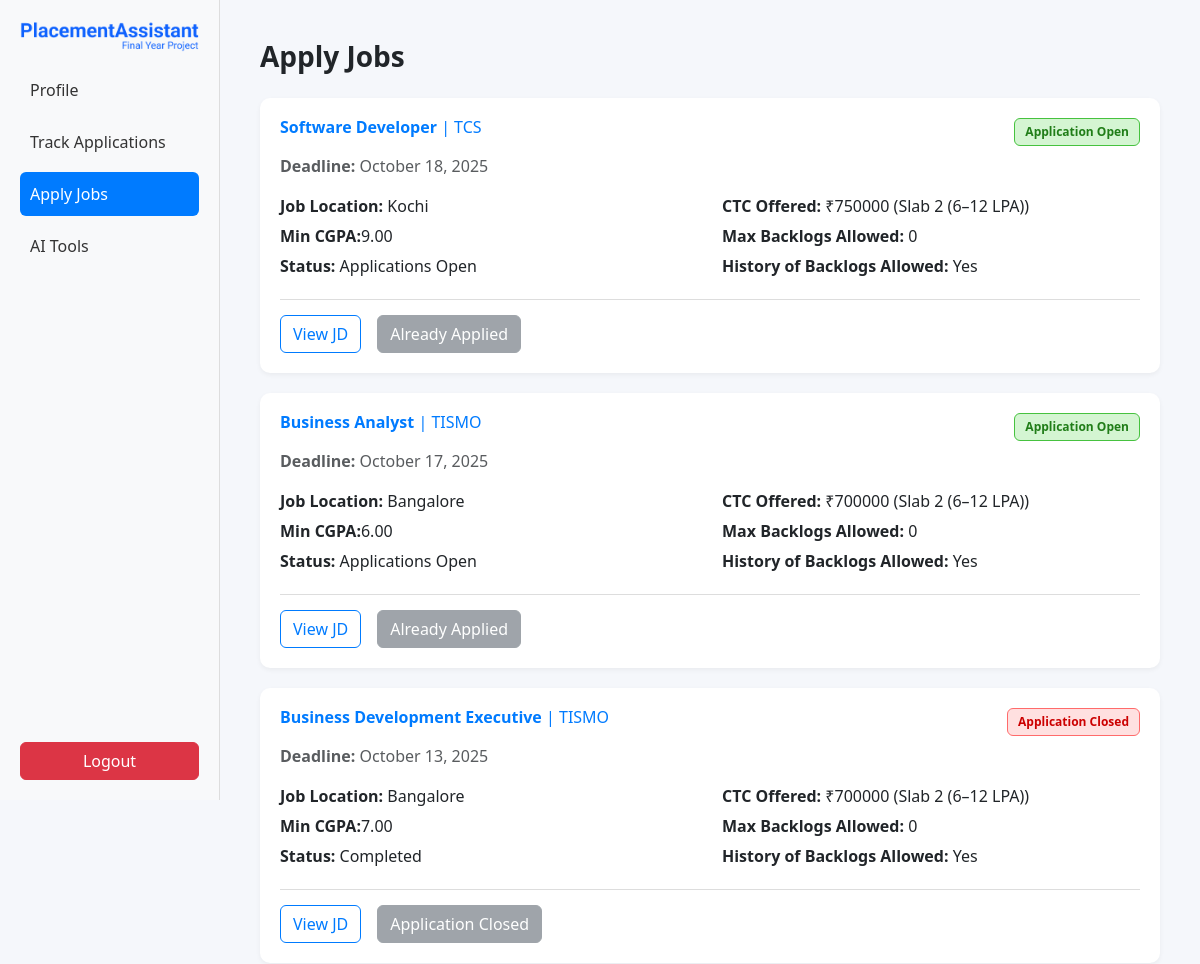
Page /jobs/jobs/ (signed in, upper part) on the earlier database version.
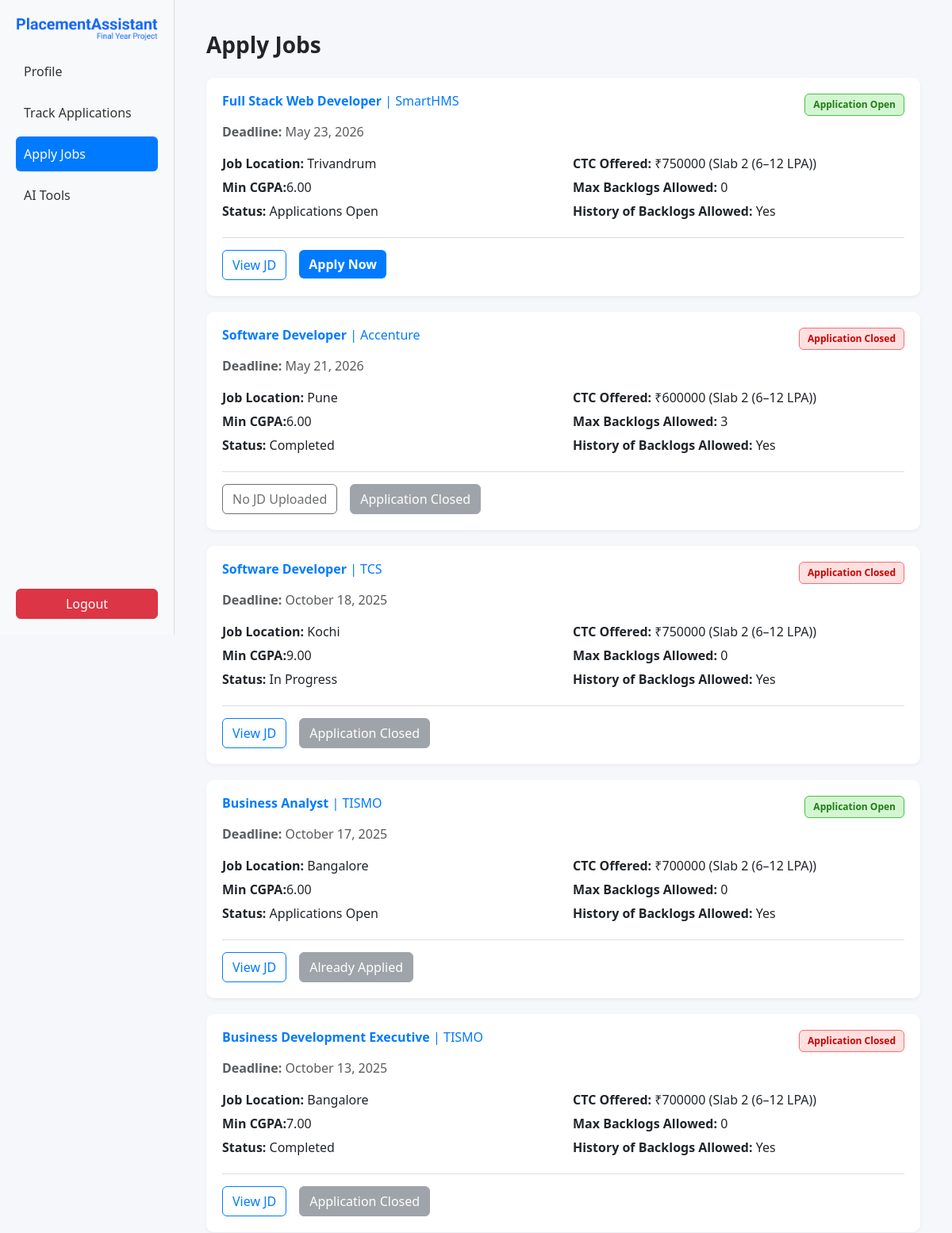
Same page on the later database version.
### jobs/models.py (models this page shows, shortened)
class Job(models.Model):
    SLAB_CHOICES = [
        (1, "Slab 1 (< 6 LPA)"),
        (2, "Slab 2 (6–12 LPA)"),
        (3, "Slab 3 (>= 12 LPA)"),
    ]
    STATUS_CHOICES = [
        ('open', 'Applications Open'),
        ('progress', 'In Progress'),
        ('closed', 'Completed'),
    ]
    title = models.CharField(max_length=255)
    company_name = models.CharField(max_length=255)
    location = models.CharField(max_length=255)
    ctc = models.DecimalField(max_digits=10, decimal_places=2)  # LPA
    slab = models.IntegerField(choices=SLAB_CHOICES, blank=True, null=True)
    deadline = models.DateTimeField()
    min_cgpa = models.DecimalField(max_digits=4, decimal_places=2)
    max_backlogs = models.IntegerField(default=0)
    history_allowed = models.BooleanField(default=True)
    jd_file = models.FileField(upload_to="job_descriptions/",null=True, blank=True)
    created_by = models.ForeignKey(User, on_delete=models.CASCADE, related_name="posted_jobs")
    created_at = models.DateTimeField(auto_now_add=True)
    status = models.CharField(max_length=20, choices=STATUS_CHOICES, default='open')
    recruitment_updates = models.TextField(default="Applications are currently open.", blank=True)

### jobs/views.py (the view)
# urls.py: path('jobs/', views.job_list, name='job_list'),
@login_required
def job_list(request):
    student_profile = get_object_or_404(StudentProfile, user=request.user)
    jobs = Job.objects.all().order_by('-created_at')
    applied_jobs = Application.objects.filter(student=request.user).values_list('job_id', flat=True)
    job_status = {}
    for job in jobs:
        if job.id in applied_jobs:
            job_status[job.id] = "applied"
        elif student_profile.cgpa < job.min_cgpa:
            job_status[job.id] = "low_cgpa"
        elif student_profile.active_backlogs > job.max_backlogs:
            job_status[job.id] = "too_many_backlogs"
        elif not job.history_allowed and student_profile.history_of_backlogs:
            job_status[job.id] = "history_not_allowed"
        elif student_profile.highest_slab_placed and job.slab <= student_profile.highest_slab_placed:
            job_status[job.id] = "already_placed_same_or_higher"
        else:
            job_status[job.id] = "eligible"
    context = {
        "jobs": jobs,
        "job_status": job_status,
    }
    return render(request, "students/apply_jobs.html", context)

### students/templatetags/student_extras.py (called while the page is built)
@register.filter
def get_item(dictionary, key):
    return dictionary.get(key)

### students/templates/students/apply_jobs.html (shortened to what this page needs)
{% load static %}
{% load student_extras %}
<!DOCTYPE html>
<html lang="en">
<head>
  <link href="https://cdn.jsdelivr.net/npm/bootstrap@5.3.2/dist/css/bootstrap.min.css" rel="stylesheet">
</head>
<body>
  <div class="d-flex">
    <div class="sidebar">
      <div class="logo-container text-center mb-3">
        <img src="{% static 'images/logo.png' %}" alt="PlacementAssistant Logo" class="img-fluid logo-img">
      </div>
      <a href="{% url 'student_profile' %}">Profile</a>
      <a href="{% url 'track_applications' %}">Track Applications</a>
      <a href="{% url 'job_list' %}" class="active">Apply Jobs</a>
      <a href="{% url 'ai_tools' %}">AI Tools</a>
      <form method="post" action="/">
        <button type="submit" class="btn btn-danger w-100">Logout</button>
      </form>
    </div>
    <div class="main-content">
      <h3 class="fw-bold mb-4">Apply Jobs</h3>
      {% for job in jobs %}
      <div class="job-card">
        <div class="job-header mb-2">
          <h6 style="color: #007bff;;"><strong>{{ job.title }}</strong> | {{ job.company_name }}</h6>
          {% if job.status == 'open' %}
            <span class="badge-open">Application Open</span>
          {% else %}
            <span class="badge-closed">Application Closed</span>
          {% endif %}
        </div>
        <p class="text-muted mb-1"><strong>Deadline:</strong> {{ job.deadline|date:"F d, Y" }}</p>
        <div class="job-details mt-3">
          <div class="row">
            <div class="col-md-6">
              <p><strong>Job Location:</strong> {{ job.location }}</p>
              <p><strong>Min CGPA:</strong>{{ job.min_cgpa }}</p>
              <p><strong>Status:</strong> {{ job.get_status_display }}</p>
            </div>
            <div class="col-md-6">
              <p><strong>CTC Offered:</strong> ₹{{ job.ctc|floatformat:0 }} ({{ job.get_slab_display }})</p>
              <p><strong>Max Backlogs Allowed:</strong> {{ job.max_backlogs }}</p>
              <p><strong>History of Backlogs Allowed:</strong> {{ job.history_allowed|yesno:"Yes,No" }}</p>
            </div>
          </div>
        </div>
        <div class="divider"></div>
        <div class="d-flex gap-3">
            {% if job.jd_file %}
                <a href="{{ job.jd_file.url }}" target="_blank" class="btn btn-view">View JD</a>
                {% else %}
                <button class="btn btn-view" disabled>No JD Uploaded</button>
            {% endif %}
            {% if job.status == 'open' %}
                {% with status=job_status|get_item:job.id %}
                    {% if status == "eligible" %}
                    <form method="post" action="{% url 'apply_job' job.id %}">
                        <button type="submit" class="btn btn-apply">Apply Now</button>
                    </form>
                    {% elif status == "applied" %}
                    <button class="btn btn-secondary" disabled>Already Applied</button>
                    {% else %}
                    <button class="btn btn-secondary" disabled>Not Eligible</button>
                    {% endif %}
                {% endwith %}
            {% else %}
                <button class="btn btn-secondary" disabled>Application Closed</button>
            {% endif %}
        </div>
      </div>
      {% empty %}
        <p class="text-muted">No open job postings currently.</p>
      {% endfor %}
    </div>
  </div>
</body>
</html>

Differences in the rows shown:
added Job: title "Full Stack Web Developer", company_name "SmartHMS", shows "Application Open", deadline "May 23, 2026", location "Trivandrum", min_cgpa "6.00", status "Applications Open", ctc "750000", slab "Slab 2 (6–12 LPA)", max_backlogs "0", history_allowed "Yes", shows "Apply Now"
added Job: title "Software Developer", company_name "Accenture", shows "Application Closed", deadline "May 21, 2026", location "Pune", min_cgpa "6.00", status "Completed", ctc "600000", slab "Slab 2 (6–12 LPA)", max_backlogs "3", history_allowed "Yes", jd_file "No JD Uploaded"
changed Job "TCS": status "Applications Open" → "In Progress"; status "Application Open Already Applied" → "Application Closed Application Closed"
